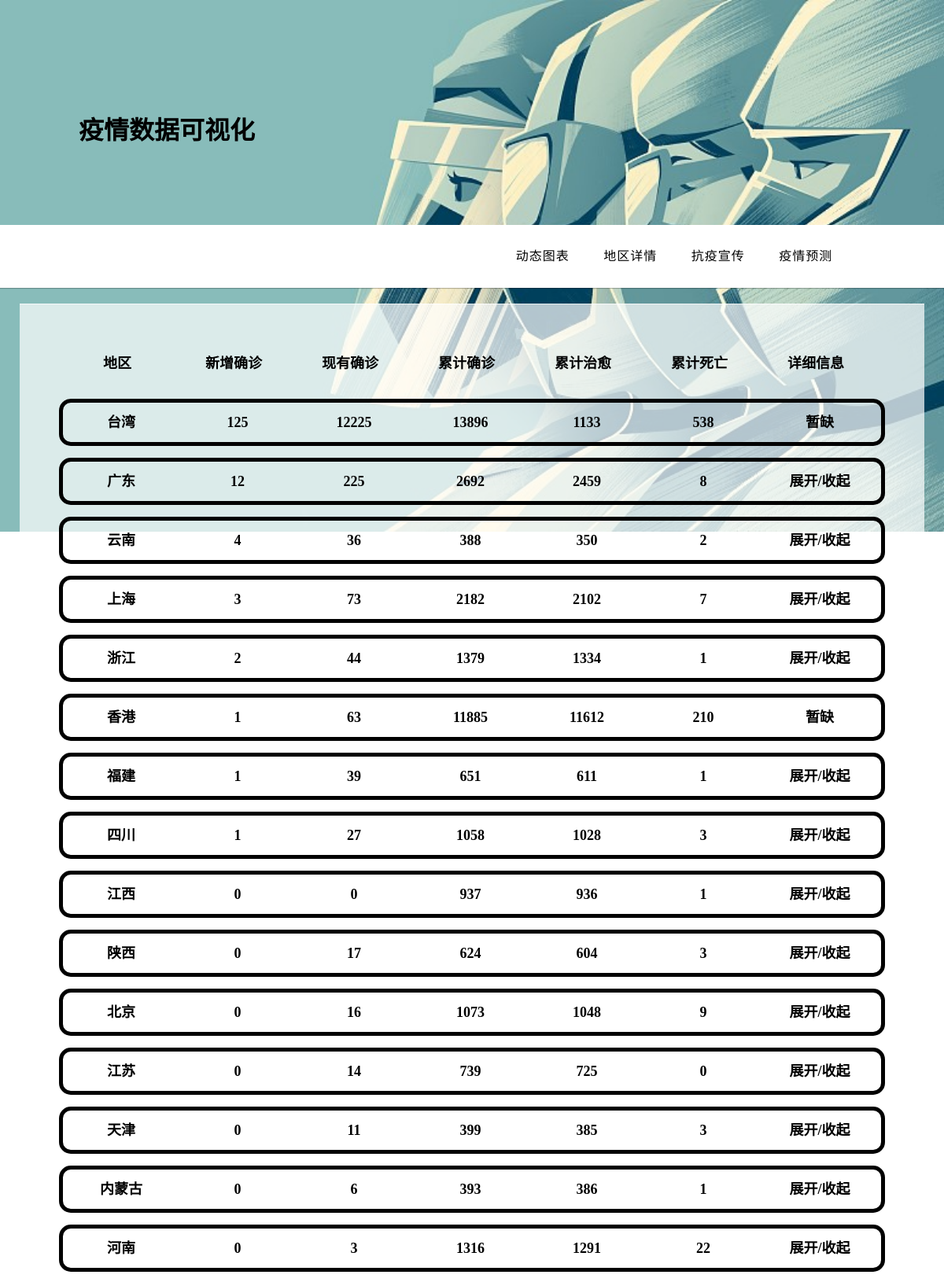
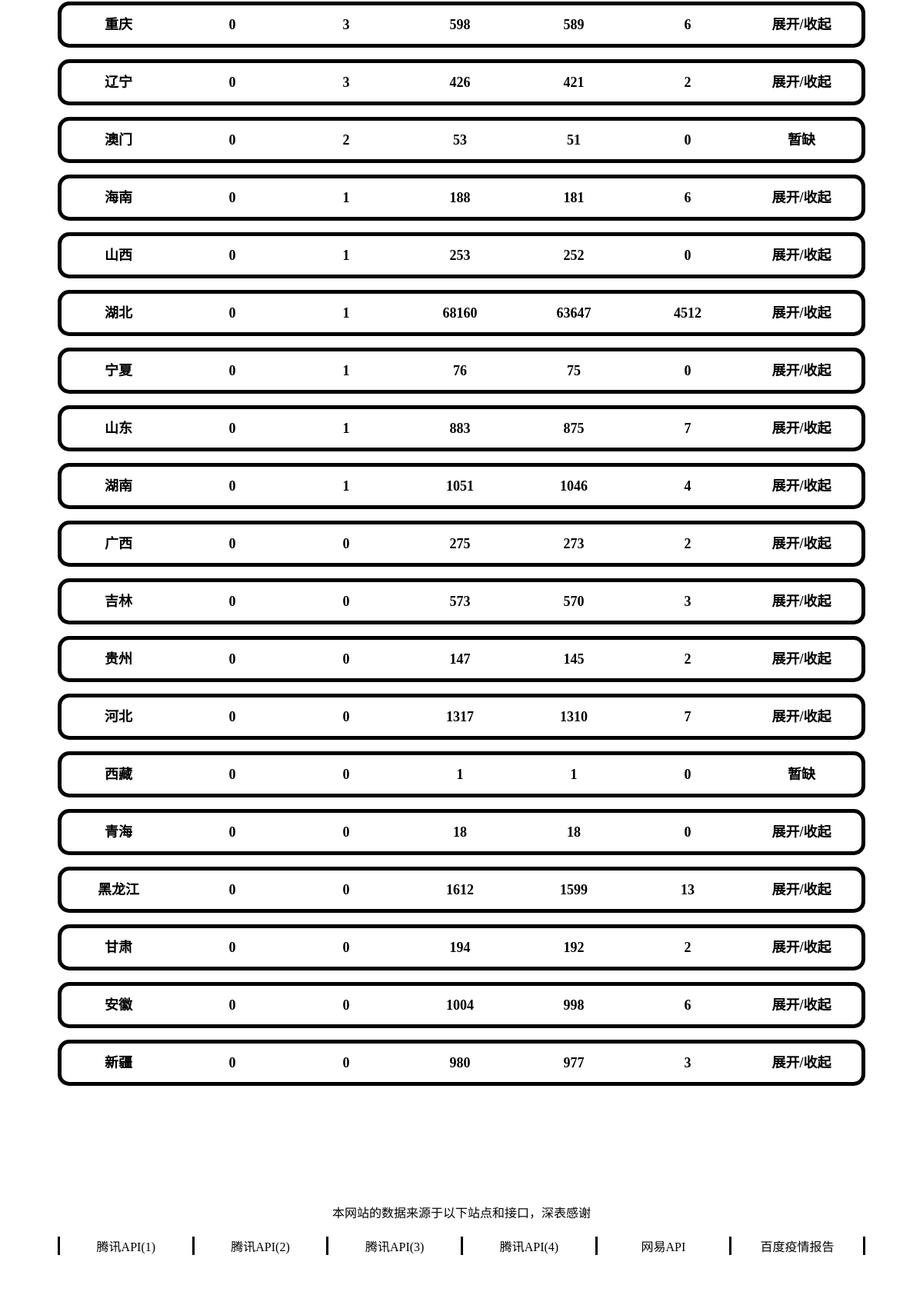
The app's page /datalist with its own data (2 pictures, top to bottom).
### tables this page shows
CREATE TABLE province
    (
    省份名称 text,
    新增确诊 numeric,
    现有确诊 numeric,
    累计确诊 numeric,
    累计治愈 numeric,
    累计死亡 numeric
    );

### app.py (the view)
@app.route('/datalist')
def datalist():
    cmy = []
    p1 = []
    con = sqlite3.connect("cov.db")
    cur = con.cursor()
    sql1 = 'select 省份名称,新增确诊,现有确诊,累计确诊,累计治愈,累计死亡 from province'
    data3 = cur.execute(sql1)
    zfh = []
    for i in data3:
        zfh.append(i)
    zfh.sort(key=lambda elem: elem[1], reverse=True)  # 使得按照新增人数的由多到少的顺序排列
    for i in zfh:
        cmy.append([i[0], i[1], i[2], i[3], i[4], i[5]])
    for i in cmy:
        sql2 = f"select 城市名称,新增确诊,现有确诊,累计确诊,累计治愈,累计死亡 from city WHERE 省份名称 = '{i[0]}'"
        data4 = cur.execute(sql2)
        for j in data4:
            p1.append([j[0], j[1], j[2], j[3], j[4], j[5]])
        i.append(p1)
        p1 = []
    cur.close()
    con.close()
    return render_template('datalist.html', cmy=cmy)

### templates/datalist.html (shortened to what this page needs)
<!DOCTYPE html>
<html>
<head>
    <html lang="zh">
    <link rel="stylesheet" href="../static/css/datalist.css">
    </head>
<body>
<div class="title">
    <h1>疫情数据可视化</h1>
</div>
<header class="page-header">
    <div class="inner">
        <nav class="primary-nav">
            <ul>
                <li><a href="picture">动态图表</a></li>
                <li><a href="datalist">地区详情</a></li>
                <li><a href="brochure">抗疫宣传</a></li>
                <li><a href="forecast">疫情预测</a></li>
            </ul>
        </nav>
    </div>
</header>
<main>
    <div class="b1">
        <div class="b2">
            <div class="b4">
                <table class="t1">
                    <tr>
                        <td>地区</td>
                        <td>新增确诊</td>
                        <td>现有确诊</td>
                        <td>累计确诊</td>
                        <td>累计治愈</td>
                        <td>累计死亡</td>
                        <td>详细信息</td>
                    </tr>
                </table>
            </div>
            {% for i in cmy %}
                {% if i[6] == [] %}
                    <div class="b3">
                        <table class="t1">
                            <tr>
                                <td>{{ i[0] }}</td>
                                <td>{{ i[1] }}</td>
                                <td>{{ i[2] }}</td>
                                <td>{{ i[3] }}</td>
                                <td>{{ i[4] }}</td>
                                <td>{{ i[5] }}</td>
                                <td>暂缺</td>
                            </tr>
                        </table>
                    </div>
                {% else %}
                    <div class="b3">
                        <table class="t1">
                            <tr>
                                <td>{{ i[0] }}</td>
                                <td>{{ i[1] }}</td>
                                <td>{{ i[2] }}</td>
                                <td>{{ i[3] }}</td>
                                <td>{{ i[4] }}</td>
                                <td>{{ i[5] }}</td>
                                <td><div class="zfh" type="button" id="{{ i[0] }}">展开/收起</div></td>
                            </tr>
                        </table>
                    </div>
                {% endif %}
            {% endfor %}
        </div>
    <div class="delete" style="background-color: rgba(255, 255, 255, 0.5);height: 1px"></div>
    </div>
    <footer>
    <div class="text">本网站的数据来源于以下站点和接口，深表感谢
        <div style="height: 20px"></div>
        <table style="border-spacing: 0;">
            <tr>
                <td style="border-left: black 3px solid;text-align: center;width: 175px"><a href="https://api.inews.qq.com/newsqa/v1/automation/modules/list?modules=VaccineTopData" target="_blank">腾讯API(1)</a></td>
                <td style="border-left: black 3px solid;text-align: center;width: 175px"><a href="https://view.inews.qq.com/g2/getOnsInfo?name=disease_h5" target="_blank">腾讯API(2)</a></td>
                <td style="border-left: black 3px solid;text-align: center;width: 175px"><a href="https://view.inews.qq.com/g2/getOnsInfo?name=disease_other" target="_blank">腾讯API(3)</a></td>
                <td style="border-left: black 3px solid;text-align: center;width: 175px"><a href="https://api.inews.qq.com/newsqa/v1/automation/modules/list?modules=FAutoCountryMerge" target="_blank">腾讯API(4)</a></td>
                <td style="border-left: black 3px solid;text-align: center;width: 175px"><a href="https://c.m.163.com/ug/api/wuhan/app/data/list-total" target="_blank">网易API</a></td>
                <td style="border-left: black 3px solid;border-right: black 3px solid;width: 175px"><a href="https://voice.baidu.com/act/newpneumonia/newpneumonia/?from=osari_pc_1" target="_blank">百度疫情报告</a></td>
            </tr>
        </table>
    </div>
</footer>
</main>
</body>
</html>

### static/css/datalist.css (style rules this page uses)
* { margin: 0; padding: 0; }
body { background-image: url(../images/datalist.jpg); background-repeat: no-repeat; background-attachment: fixed; background-size: 100%; }
.title { padding-top: 140px; padding-bottom: 100px; padding-left: 100px; }
ul { padding-left: 0; }
ul li { list-style-type: none; }
a { color: inherit; text-decoration: none; }
.page-header { background-color: rgb(255, 255, 255); position: absolute; width: 100%; min-width: 960px; box-shadow: 0 1px 1px rgba(0, 0, 0, 0.25); }
.page-header > .inner { margin: auto; width: 960px; }
.primary-nav { float: right; line-height: 80px; letter-spacing: 1px; text-transform: uppercase; }
.primary-nav li { float: left; }
.primary-nav a { display: block; padding: 0 1.36em; }
.b1 { width: 1150px; height: 100%; margin: 100px auto 0; border-top: 1px rgba(255, 255, 255, 0.7) solid; background-color: rgba(255, 255, 255, 0.7); }
.b2 { margin: 50px; }
.b4 { height: 50px; margin-bottom: 20px; }
.b3 { border: 5px black solid; border-radius: 15px; margin-bottom: 15px; }
.t1 td { width: 148px; font-size: large; font-weight: bold; text-align: center; line-height: 50px; }
table { border-spacing: 0; }
.zfh { cursor:default }
footer { width: 1150px; height: 150px; margin: 70px auto 0; border-top: 1px rgba(255, 255, 255, 0.7) solid; background-color: rgba(255, 255, 255, 0.7); }
.text { width: 1050px; margin: 30px auto 0; text-align: center; }

### records on screen
province: 省份名称 "台湾", 新增确诊 "125", 现有确诊 "12225", 累计确诊 "13896", 累计治愈 "1133", 累计死亡 "538"
province: 省份名称 "广东", 新增确诊 "12", 现有确诊 "225", 累计确诊 "2692", 累计治愈 "2459", 累计死亡 "8"
province: 省份名称 "云南", 新增确诊 "4", 现有确诊 "36", 累计确诊 "388", 累计治愈 "350", 累计死亡 "2"
province: 省份名称 "上海", 新增确诊 "3", 现有确诊 "73", 累计确诊 "2182", 累计治愈 "2102", 累计死亡 "7"
province: 省份名称 "浙江", 新增确诊 "2", 现有确诊 "44", 累计确诊 "1379", 累计治愈 "1334", 累计死亡 "1"
province: 省份名称 "香港", 新增确诊 "1", 现有确诊 "63", 累计确诊 "11885", 累计治愈 "11612", 累计死亡 "210"
province: 省份名称 "福建", 新增确诊 "1", 现有确诊 "39", 累计确诊 "651", 累计治愈 "611", 累计死亡 "1"
province: 省份名称 "四川", 新增确诊 "1", 现有确诊 "27", 累计确诊 "1058", 累计治愈 "1028", 累计死亡 "3"
province: 省份名称 "江西", 新增确诊 "0", 现有确诊 "0", 累计确诊 "937", 累计治愈 "936", 累计死亡 "1"
province: 省份名称 "陕西", 新增确诊 "0", 现有确诊 "17", 累计确诊 "624", 累计治愈 "604", 累计死亡 "3"
province: 省份名称 "北京", 新增确诊 "0", 现有确诊 "16", 累计确诊 "1073", 累计治愈 "1048", 累计死亡 "9"
province: 省份名称 "江苏", 新增确诊 "0", 现有确诊 "14", 累计确诊 "739", 累计治愈 "725", 累计死亡 "0"
province: 省份名称 "天津", 新增确诊 "0", 现有确诊 "11", 累计确诊 "399", 累计治愈 "385", 累计死亡 "3"
province: 省份名称 "内蒙古", 新增确诊 "0", 现有确诊 "6", 累计确诊 "393", 累计治愈 "386", 累计死亡 "1"
province: 省份名称 "河南", 新增确诊 "0", 现有确诊 "3", 累计确诊 "1316", 累计治愈 "1291", 累计死亡 "22"
province: 省份名称 "重庆", 新增确诊 "0", 现有确诊 "3", 累计确诊 "598", 累计治愈 "589", 累计死亡 "6"
province: 省份名称 "辽宁", 新增确诊 "0", 现有确诊 "3", 累计确诊 "426", 累计治愈 "421", 累计死亡 "2"
province: 省份名称 "澳门", 新增确诊 "0", 现有确诊 "2", 累计确诊 "53", 累计治愈 "51", 累计死亡 "0"
province: 省份名称 "海南", 新增确诊 "0", 现有确诊 "1", 累计确诊 "188", 累计治愈 "181", 累计死亡 "6"
province: 省份名称 "山西", 新增确诊 "0", 现有确诊 "1", 累计确诊 "253", 累计治愈 "252", 累计死亡 "0"
province: 省份名称 "湖北", 新增确诊 "0", 现有确诊 "1", 累计确诊 "68160", 累计治愈 "63647", 累计死亡 "4512"
province: 省份名称 "宁夏", 新增确诊 "0", 现有确诊 "1", 累计确诊 "76", 累计治愈 "75", 累计死亡 "0"
province: 省份名称 "山东", 新增确诊 "0", 现有确诊 "1", 累计确诊 "883", 累计治愈 "875", 累计死亡 "7"
